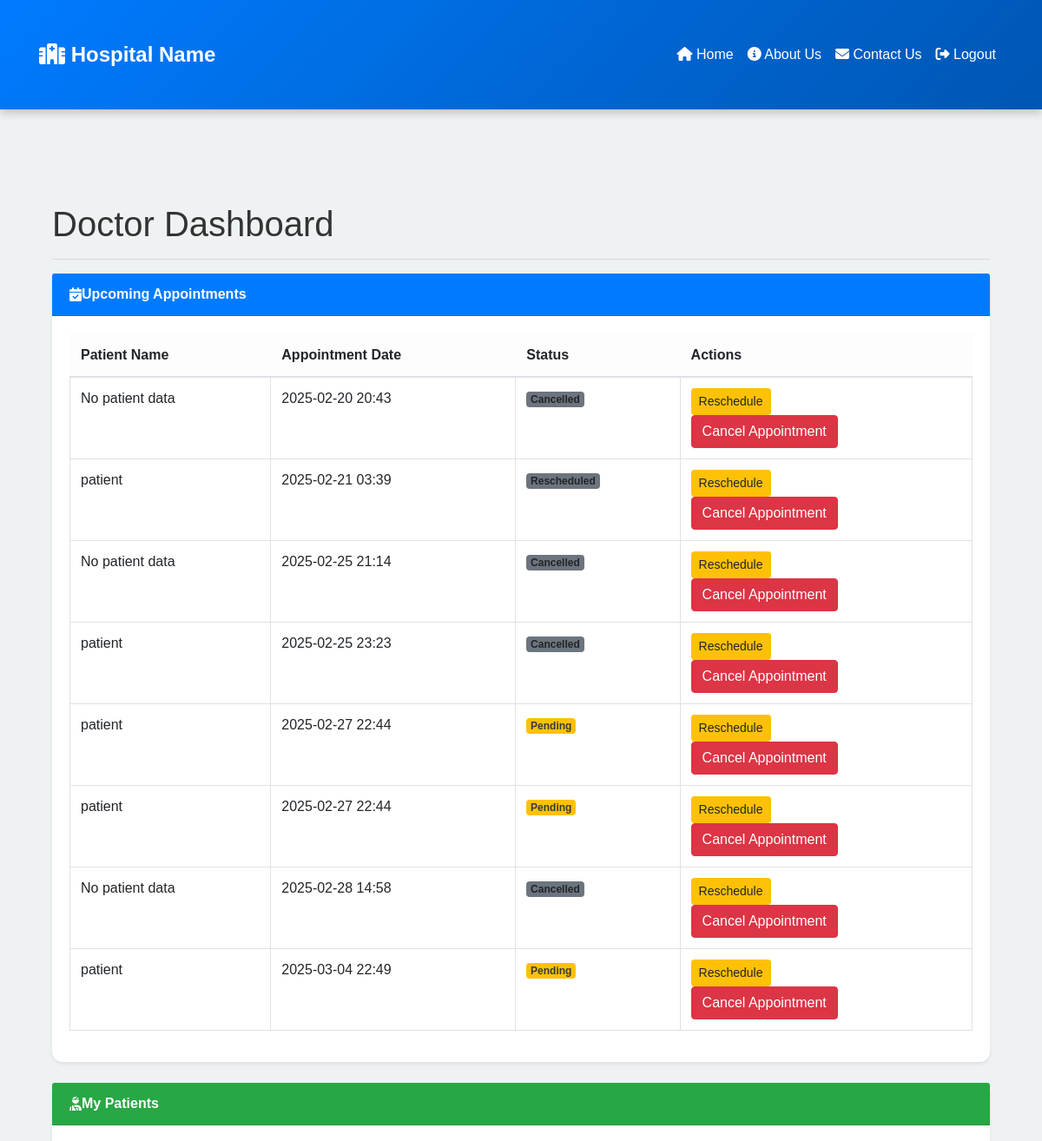
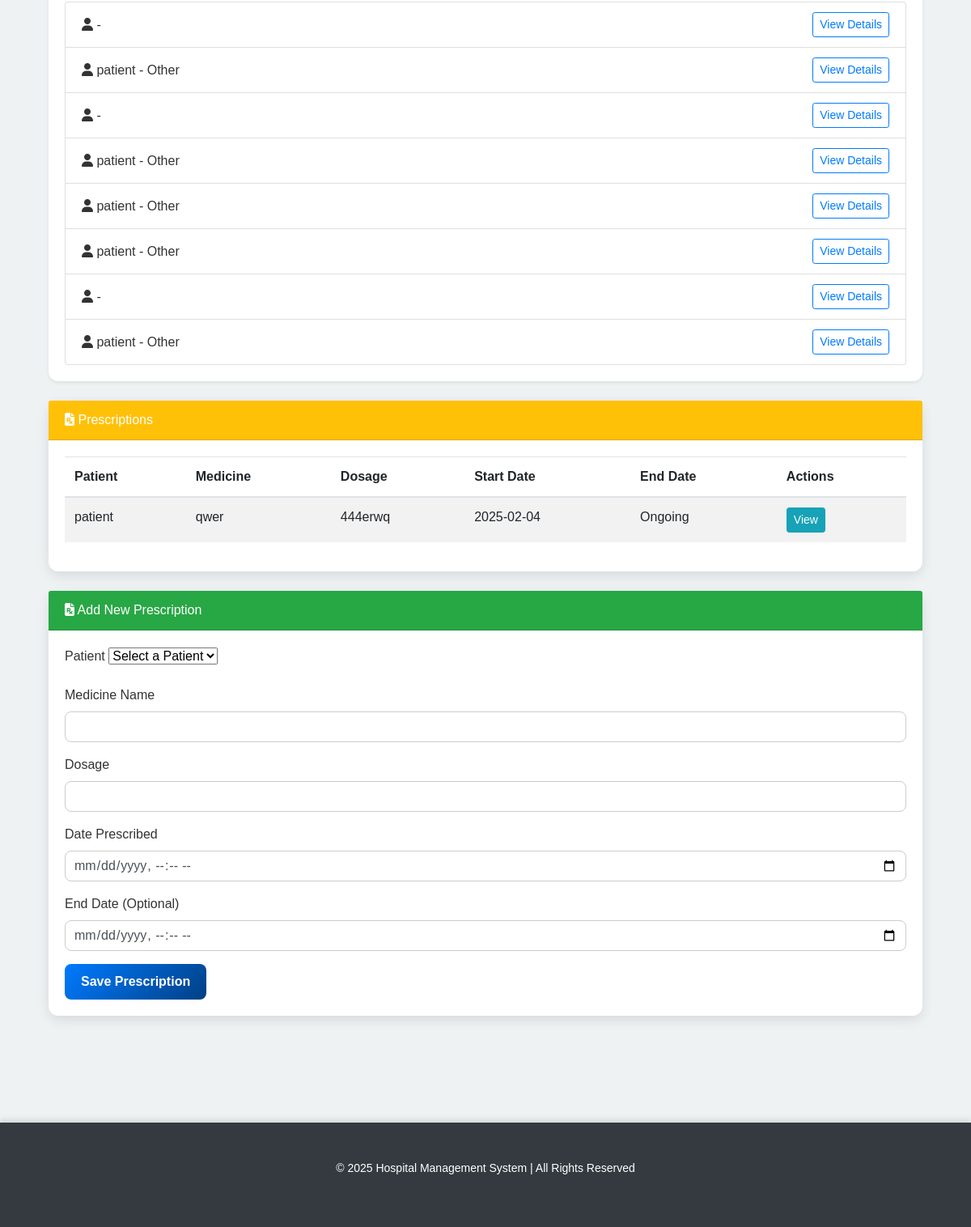
The page /doctor_dashboard (signed in) on the database its author committed (2 pictures, top to bottom).
### app/models.py (models this page shows)
class Appointment(db.Model):
    __tablename__ = 'appointment'
    id = db.Column(db.Integer, primary_key=True)
    patient_id = db.Column(db.Integer, db.ForeignKey('patient.id'), nullable=False)
    doctor_id = db.Column(db.Integer, db.ForeignKey('doctor.id'), nullable=False)
    appointment_date = db.Column(db.DateTime, default=datetime.utcnow)
    status = db.Column(db.String(50), default='Pending')
    patient = db.relationship('Patient', back_populates='appointments')
    doctor = db.relationship('Doctor', back_populates='appointments')

class Patient(db.Model):
    __tablename__ = 'patient'
    id = db.Column(db.Integer, primary_key=True)
    user_id = db.Column(db.Integer, db.ForeignKey('user.id'), unique=True, nullable=False)
    first_name = db.Column(db.String(100), nullable=False)
    last_name = db.Column(db.String(100), nullable=True)
    date_of_birth = db.Column(db.Date, nullable=False)
    gender = db.Column(db.String(10), nullable=False)
    contact_number = db.Column(db.String(15))
    medical_history = db.Column(db.Text)
    user = db.relationship('User', back_populates='patient_profile')
    appointments = db.relationship('Appointment', back_populates='patient', lazy=True)
    prescriptions = db.relationship('Prescription', back_populates='patient', lazy=True)
    medical_records = db.relationship('MedicalRecord', back_populates='patient', lazy=True)
    payments = db.relationship('Payment', back_populates='patient', lazy=True)

class Prescription(db.Model):
    __tablename__ = 'prescription'
    id = db.Column(db.Integer, primary_key=True)
    patient_id = db.Column(db.Integer, db.ForeignKey('patient.id'), nullable=False)
    doctor_id = db.Column(db.Integer, db.ForeignKey('doctor.id'), nullable=False)
    medicine_name = db.Column(db.String(100), nullable=False)
    dosage = db.Column(db.String(100), nullable=False)
    instructions = db.Column(db.Text, nullable=True)
    date_prescribed = db.Column(db.DateTime, default=datetime.utcnow)
    end_date = db.Column(db.DateTime, nullable=True)
    patient = db.relationship('Patient', back_populates='prescriptions')
    doctor = db.relationship('Doctor', back_populates='prescriptions')

### app/routes.py (the view)
@main_routes.route('/doctor_dashboard')
@login_required
def doctor_dashboard():
    if current_user.role.name.lower() != 'doctor':
        flash('Access denied. Only doctors can access this page.', 'danger')
        return redirect(url_for('main_routes.home'))
    doctor = Doctor.query.filter_by(user_id=current_user.id).first()
    if not doctor:
        flash("Doctor profile not found!", "danger")
        return redirect(url_for('main_routes.home'))
    appointments = Appointment.query.filter(Appointment.doctor_id == doctor.id).order_by(Appointment.appointment_date).all()
    prescriptions = Prescription.query.filter(Prescription.doctor_id == doctor.id).all()
    patients = [appt.patient for appt in appointments]
    return render_template('dashboard_doctor.html', appointments=appointments, prescriptions=prescriptions, patients=patients)

### app/__init__.py (called while the page is built)
@login_manager.user_loader
def load_user(user_id):
    return User.query.get(int(user_id))

### app/templates/dashboard_doctor.html (shortened to what this page needs)
{% extends "base.html" %}
{% block content %}
<div class="container">
    <h1 class="mt-4">Doctor Dashboard</h1>
    <hr>
<div class="card mb-4 shadow-sm">
    <div class="card-header bg-primary text-white d-flex align-items-center">
        <i class="fas fa-calendar-check me-2"></i> <strong>Upcoming Appointments</strong>
    </div>
    <div class="card-body">
        {% if appointments %}
            <table class="table table-hover table-bordered">
                <thead class="table-light">
                    <tr>
                        <th>Patient Name</th>
                        <th>Appointment Date</th>
                        <th>Status</th>
                        <th>Actions</th>
                    </tr>
                </thead>
                <tbody>
                    {% for appt in appointments %}
                    <tr>
                        <td>
                            {% if appt.patient %}
                                {{ appt.patient.first_name }} {{ appt.patient.last_name }}
                            {% else %}
                                No patient data
                            {% endif %}
                        </td>
                        <td>{{ appt.appointment_date.strftime('%Y-%m-%d %H:%M') }}</td>
                        <td>
                            <span class="badge {% if appt.status == 'Pending' %}bg-warning text-dark{% elif appt.status == 'Completed' %}bg-success{% else %}bg-secondary{% endif %}">
                                {{ appt.status }}
                            </span>
                        </td>
                        <td>
                            <a href="{{ url_for('doctor_routes.reschedule_appointment', appointment_id=appt.id) }}" class="btn btn-sm btn-warning">
                                Reschedule
                            </a>
                            <form method="POST" action="{{ url_for('doctor_routes.cancel_appointment', appointment_id=appt.id) }}">
                                <button type="submit" class="btn btn-danger">Cancel Appointment</button>
                            </form>
                        </td>
                    </tr>
                    {% endfor %}
                </tbody>
            </table>
        {% else %}
            <p class="text-muted">No upcoming appointments.</p>
        {% endif %}
    </div>
</div>
    <div class="card mb-4 shadow-sm">
        <div class="card-header bg-success text-white d-flex align-items-center">
            <i class="fas fa-user-injured me-2"></i> <strong>My Patients</strong>
        </div>
        <div class="card-body">
            {% if patients %}
                <ul class="list-group">
                    {% for patient in patients %}
                        <li class="list-group-item d-flex justify-content-between align-items-center">
                            <span>
                                <i class="fas fa-user me-2"></i> {{ patient.first_name }} {{ patient.last_name }} - {{ patient.gender }}
                            </span>
                            <a href="{{ url_for('patient.medical_records', patient_id=patient.id) }}" class="btn btn-sm btn-outline-primary">
                                View Details
                            </a>
                        </li>
                    {% endfor %}
                </ul>
            {% else %}
                <p class="text-muted">No patients assigned yet.</p>
            {% endif %}
        </div>
    </div>
<div class="card mb-4">
    <div class="card-header bg-warning text-white">
        <i class="fas fa-file-prescription"></i> Prescriptions
    </div>
    <div class="card-body">
        {% if prescriptions %}
            <table class="table table-striped">
                <thead>
                    <tr>
                        <th>Patient</th>
                        <th>Medicine</th>
                        <th>Dosage</th>
                        <th>Start Date</th>
                        <th>End Date</th>
                        <th>Actions</th>
                    </tr>
                </thead>
                <tbody>
                    {% for prescription in prescriptions %}
                    <tr>
                        <td>{{ prescription.patient.first_name }} {{ prescription.patient.last_name }}</td>
                        <td>{{ prescription.medicine_name }}</td>
                        <td>{{ prescription.dosage }}</td>
                        <td>{{ prescription.date_prescribed.strftime('%Y-%m-%d') }}</td>
                        <td>{{ prescription.end_date.strftime('%Y-%m-%d') if prescription.end_date else "Ongoing" }}</td>
                        <td>
                            <a href="{{ url_for('doctor_routes.view_prescription', prescription_id=prescription.id) }}" class="btn btn-sm btn-info">View</a>
                        </td>
                    </tr>
                    {% endfor %}
                </tbody>
            </table>
        {% else %}
            <p>No prescriptions available.</p>
        {% endif %}
    </div>
</div>
<div class="card mb-4">
    <div class="card-header bg-success text-white">
        <i class="fas fa-file-prescription"></i> Add New Prescription
    </div>
    <div class="card-body">
        <form method="POST" action="{{ url_for('doctor_routes.add_prescription') }}">
            <div class="mb-3">
                <label for="patient_id" class="form-label">Patient</label>
                <select id="patient_id" name="patient_id" class="form-select" required>
                    <option value="">Select a Patient</option>
                </select>
            </div>
            <div class="mb-3">
                <label for="medicine_name" class="form-label">Medicine Name</label>
                <input type="text" id="medicine_name" name="medicine_name" class="form-control" required>
            </div>
            <div class="mb-3">
                <label for="dosage" class="form-label">Dosage</label>
                <input type="text" id="dosage" name="dosage" class="form-control" required>
            </div>
            <div class="mb-3">
                <label for="date_prescribed" class="form-label">Date Prescribed</label>
                <input type="datetime-local" id="date_prescribed" name="date_prescribed" class="form-control" required>
            </div>
            <div class="mb-3">
                <label for="end_date" class="form-label">End Date (Optional)</label>
                <input type="datetime-local" id="end_date" name="end_date" class="form-control">
            </div>
            <button type="submit" class="btn btn-primary">Save Prescription</button>
        </form>
    </div>
</div>
</div>
{% endblock %}

### app/templates/base.html (shortened to what this page needs)
<!DOCTYPE html>
<html lang="en">
<head>
    <link href="https://stackpath.bootstrapcdn.com/bootstrap/4.5.2/css/bootstrap.min.css" rel="stylesheet">
    <link rel="stylesheet" href="https://cdnjs.cloudflare.com/ajax/libs/font-awesome/6.4.2/css/all.min.css">
    <link rel="stylesheet" href="{{ url_for('static', filename='css/styles.css') }}">
</head>
<body>
    <nav class="navbar navbar-expand-lg navbar-dark bg-primary">
        <div class="container">
            <a class="navbar-brand" href="/">
                <i class="fas fa-hospital"></i> Hospital Name
            </a>
            <div class="collapse navbar-collapse" id="navbarNav">
                <ul class="navbar-nav ml-auto">
                    <li class="nav-item">
                        <a class="nav-link" href="/"><i class="fas fa-home"></i> Home</a>
                    </li>
                    <li class="nav-item">
                        <a class="nav-link" href="/about"><i class="fas fa-info-circle"></i> About Us</a>
                    </li>
                    <li class="nav-item">
                        <a class="nav-link" href="/contact"><i class="fas fa-envelope"></i> Contact Us</a>
                    </li>
                    {% if current_user.is_authenticated %}
                        <li class="nav-item">
                            <a class="nav-link text-danger" href="/logout"><i class="fas fa-sign-out-alt"></i> Logout</a>
                        </li>
                    {% else %}
                        <li class="nav-item">
                            <a class="nav-link" href="/role-selection"><i class="fas fa-sign-in-alt"></i> Login</a>
                        </li>
                    {% endif %}
                </ul>
            </div>
        </div>
    </nav>
    <div class="container mt-4">
        {% block content %}
        {% endblock %}
    </div>
    <footer class="footer bg-dark text-white py-3 mt-5">
        <div class="container text-center">
            <p>&copy; 2025 Hospital Management System | All Rights Reserved</p>
        </div>
    </footer>
</body>
</html>

### app/static/css/styles.css (style rules this page uses)
body { font-family: 'Poppins', sans-serif; background-color: #eef2f3; color: #333; margin: 0; padding: 0; }
.navbar { background: linear-gradient(135deg, #007bff, #0056b3); padding: 10px 20px; box-shadow: 0px 4px 10px rgba(0, 0, 0, 0.2); }
.navbar-brand { font-size: 24px; font-weight: bold; color: #fff !important; }
.navbar-nav .nav-link { color: #fff !important; font-weight: 500; transition: all 0.3s ease-in-out; padding: 8px 15px; border-radius: 5px; }
.container { padding-top: 30px; padding-bottom: 30px; }
.btn-primary { background: linear-gradient(135deg, #007bff, #004085); border: none; font-size: 16px; font-weight: 600; padding: 10px 20px; transition: all 0.3s ease-in-out; border-radius: 8px; }
.card { border: none; border-radius: 12px; box-shadow: 0px 5px 15px rgba(0, 0, 0, 0.1); transition: all 0.3s ease-in-out; }
.form-control { border-radius: 8px; border: 1px solid #ccc; padding: 10px; transition: all 0.3s ease-in-out; }
.footer { background: #343a40; color: white; text-align: center; padding: 15px 0; font-size: 14px; box-shadow: 0px -4px 6px rgba(0, 0, 0, 0.1); }

### rows shown on the page
Appointment: shows "No patient data", appointment_date "2025-02-20 20:43", status "Cancelled"
Appointment: patient.first_name "patient", appointment_date "2025-02-21 03:39", status "Rescheduled"
Appointment: shows "No patient data", appointment_date "2025-02-25 21:14", status "Cancelled"
Appointment: patient.first_name "patient", appointment_date "2025-02-25 23:23", status "Cancelled"
Appointment: patient.first_name "patient", appointment_date "2025-02-27 22:44", status "Pending"
Appointment: patient.first_name "patient", appointment_date "2025-02-27 22:44", status "Pending"
Appointment: shows "No patient data", appointment_date "2025-02-28 14:58", status "Cancelled"
Appointment: patient.first_name "patient", appointment_date "2025-03-04 22:49", status "Pending"
Patient: first_name "patient", gender "Other"
Prescription: patient.first_name "patient", medicine_name "qwer", dosage "444erwq", date_prescribed "2025-02-04", end_date "Ongoing"
